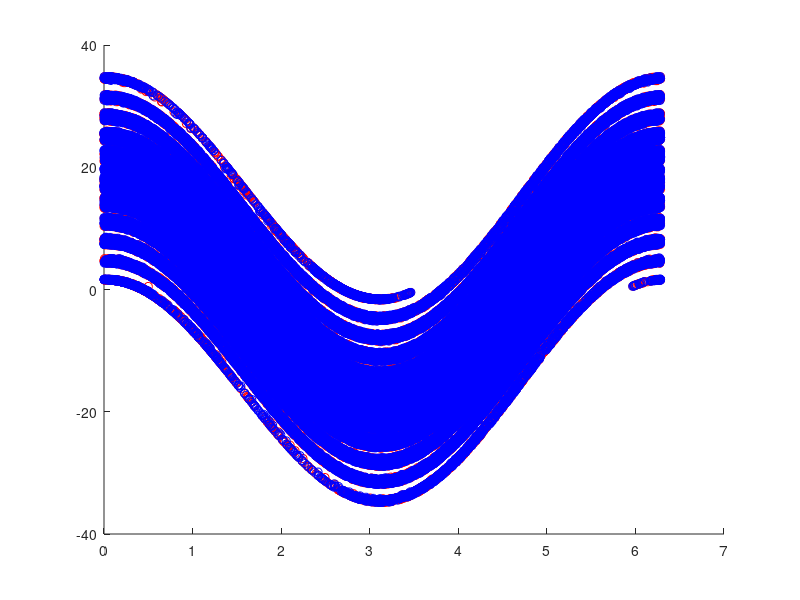

Here is the MATLAB script that generated this plot:


alpha           = 0.5;
gamma           = 6 * pi;
T               = @(theta, nu) [mod(theta + nu, 2*pi), alpha * nu + gamma*cos(theta + nu)];
initial         = [0.5, 0.5];
N               = 100000;
orbit           = zeros(N,2);
orbit(1,:)      = initial;
for i=[2:N]
    orbit(i,:)  = T(orbit(i-1,1), orbit(i-1,2));
end
setenv("GNUTERM","X11")
scatter(orbit(:,1), orbit(:,2), 'r')
hold on
initial         = [1.5, 1];
N               = 100000;
orbit           = zeros(N,2);
orbit(1,:)      = initial;
for i=[2:N]
    orbit(i,:)  = T(orbit(i-1,1), orbit(i-1,2));
end
scatter(orbit(:,1), orbit(:,2), 'b')
